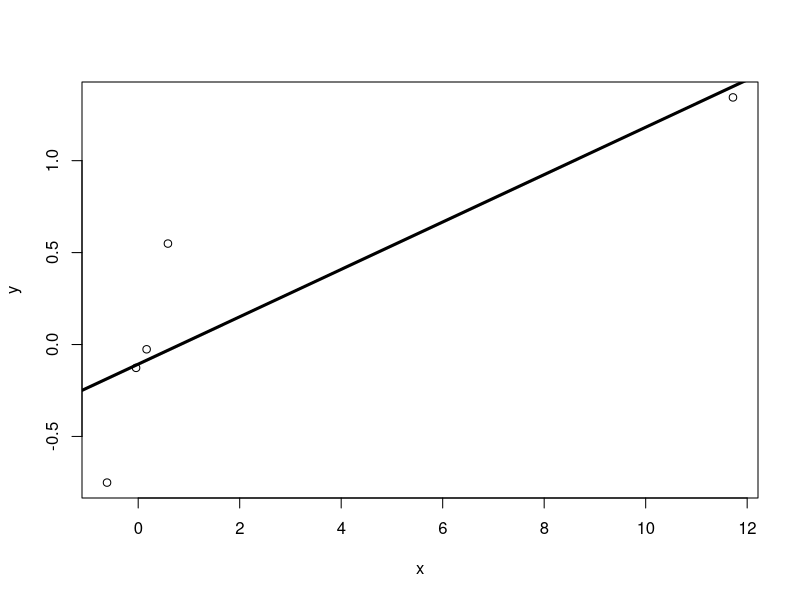

Reproduce this figure in R.
## ---- chunk 1
options(scipen=999)
## ---- chunk 2
data(mtcars)
fit <- lm(mpg ~ factor(cyl) + wt, data = mtcars)
ans <- coef(fit)[3]
round(ans, 3)
## ---- chunk 3
fit.unadj <- lm(mpg ~ factor(cyl), data = mtcars)
cf.unadj <- coef(fit.unadj)[3]

fit.adj <- lm(mpg ~ factor(cyl) + wt, data = mtcars)
cf.adj <- coef(fit.adj)[3]
## ---- chunk 4
fit.a <- lm(mpg ~ factor(cyl) + wt, data = mtcars)
fit.b <- lm(mpg ~ factor(cyl) * wt, data = mtcars)     

cmp <- anova(fit.a, fit.b)
p.val <- cmp[['Pr(>F)']][2]
p.val
## ---- chunk 5
fit <- lm(mpg ~ I(wt * 0.5) + factor(cyl), data = mtcars)
## ---- chunk 6
x <- c(0.586, 0.166, -0.042, -0.614, 11.72)
y <- c(0.549, -0.026, -0.127, -0.751, 1.344)
## ---- chunk 7
fit <- lm(y ~ x)

plot(x,y)
abline(coef(fit)[1], coef(fit)[2], lwd = 3)
## ---- chunk 8
hat.vals <- hatvalues(fit)
hat.vals
## ---- chunk 9
# Change in predicted response when the ith point is deleted in fitting the model
dffits(fit)
## ---- chunk 10
# Change in individual coefficients when the ith point is deleted in fitting the model
dfbetas(fit)
## ---- chunk 11
# Overall change in coefficients when the ith point is deleted in fitting the model
cooks.distance(fit)
## ---- chunk 12
x <- c(0.586, 0.166, -0.042, -0.614, 11.72)
y <- c(0.549, -0.026, -0.127, -0.751, 1.344)
## ---- chunk 13
round(dfbetas(fit)[5,2], 0)
